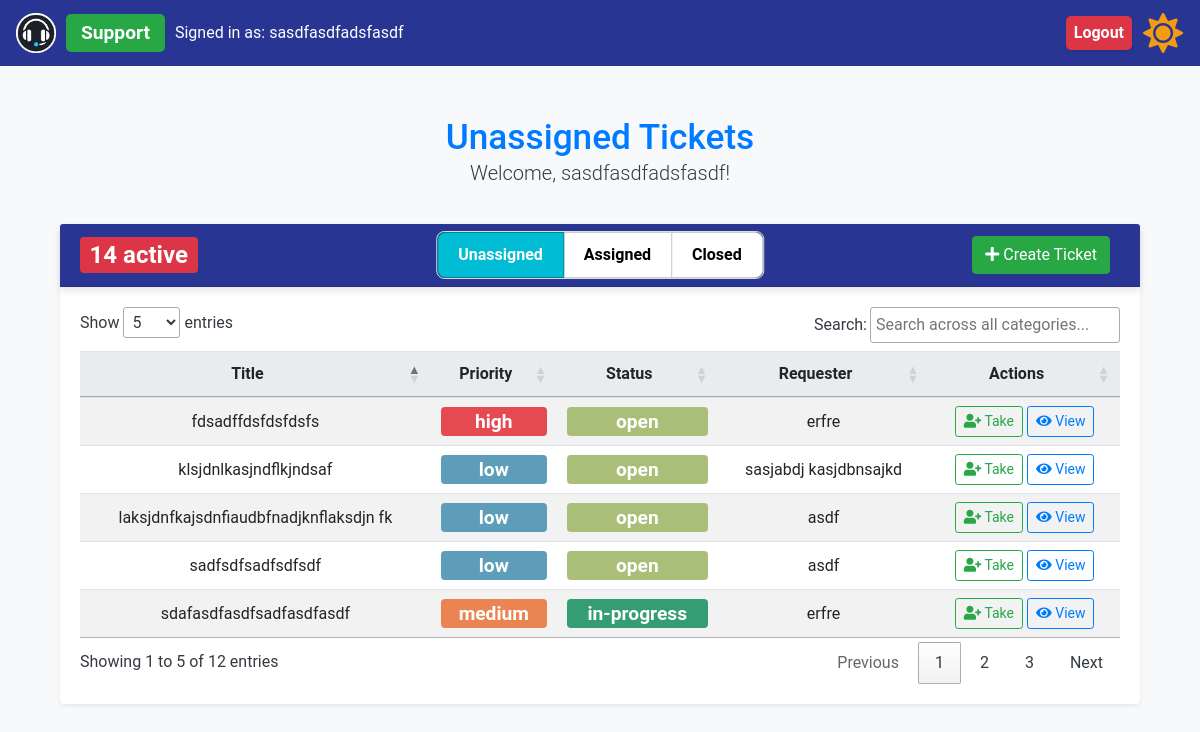
The page /unassigned_tickets (signed in) on the database as committed earlier.
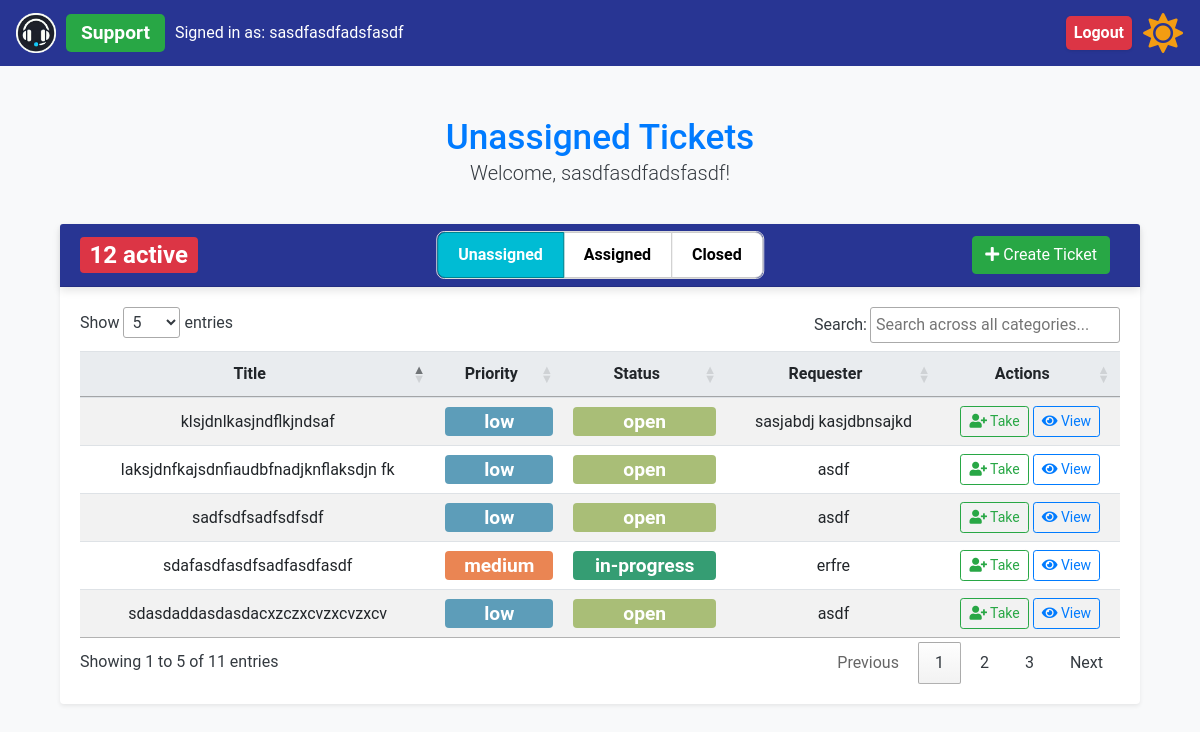
The same page on the database as committed later.
### app/models.py (models this page shows, shortened)
class Ticket(db.Model):
    id = db.Column(db.Integer, primary_key=True)
    title = db.Column(db.String(150), nullable=False)
    description = db.Column(db.Text, nullable=False)
    status = db.Column(db.String(50), nullable=False)
    priority = db.Column(db.String(50), nullable=False)
    created_at = db.Column(db.DateTime, default=lambda: datetime.now(timezone.utc))
    updated_at = db.Column(
        db.DateTime,
        default=lambda: datetime.now(timezone.utc),
        onupdate=lambda: datetime.now(timezone.utc),
    )
    assigned_to = db.Column(db.Integer, db.ForeignKey("user.id"))
    user_id = db.Column(db.Integer, db.ForeignKey("user.id"))
    creator = db.relationship(
        "User",
        foreign_keys=[user_id],
        back_populates="created_tickets",
        overlaps="assigned_tickets,comments",
    )
    assignee = db.relationship(
        "User",
        foreign_keys=[assigned_to],
        back_populates="assigned_tickets",
        overlaps="created_tickets,comments",
    )
    ticket_comments = db.relationship("Comment", back_populates="ticket")

class User(UserMixin, db.Model):
    id = db.Column(db.Integer, primary_key=True)
    name = db.Column(db.String(150), nullable=False)
    email = db.Column(db.String(150), unique=True, nullable=False)
    password_hash = db.Column(db.String(150), nullable=False)
    role = db.Column(db.String(50), nullable=False)
    created_tickets = db.relationship(
        "Ticket",
        foreign_keys="Ticket.user_id",
        back_populates="creator",
        overlaps="assigned_tickets,comments",
    )
    assigned_tickets = db.relationship(
        "Ticket",
        foreign_keys="Ticket.assigned_to",
        back_populates="assignee",
        overlaps="created_tickets,comments",
    )
    user_comments = db.relationship(
        "Comment", back_populates="commenter", overlaps="commenter,comments"
    )

### app/routes.py (the view, shortened to what this page needs)
@bp.route("/unassigned_tickets", methods=["GET", "POST"])
@login_required
def unassigned_tickets():
    if current_user.role != "support" and current_user.role != "admin":
        flash("Only support staff and admins can view this page.", "warning")
        return redirect(url_for("main.all_tickets"))
    unassigned_tickets = Ticket.query.filter_by(assigned_to=None).all()
    print(f"Unassigned tickets: {unassigned_tickets}")
    support_staff = User.query.filter(User.role.in_(["admin", "support"])).all()
    return render_template(
        "unassigned_tickets.html",
        unassigned_tickets=unassigned_tickets,
        support_staff=support_staff,
        view="unassigned",
    )

### app/__init__.py (called while the page is built)
def create_app(config=None):
    app = Flask(__name__, instance_relative_config=True)
    if config:
        app.config.from_object(config)
    else:
        app.config.from_pyfile("config.py")  # Default to development config
    db.init_app(app)
    login_manager.init_app(app)
    migrate.init_app(app, db)
    csrf.init_app(app)  # Initialize CSRF protection with the app
    moment.init_app(app)  # Initialize Flask-Moment with the app
    from .models import User  # Ensure User model is correctly defined
    @login_manager.user_loader
    def load_user(user_id):
        return User.query.get(int(user_id))
    from .routes import bp  # Ensure bp is defined as a Blueprint in routes.py
    app.register_blueprint(bp)
    return app

### app/templates/unassigned_tickets.html (shortened to what this page needs)
{% extends "base.html" %}
{% block content %}
<div class="container mt-5">
  <div class="row mb-2">
    <div class="col-12 text-center">
      <h2 class="text-primary mb-0">Unassigned Tickets</h2>
      <p class="lead">Welcome, {{ current_user.name }}!</p>
    </div>
  </div>
  <div class="card shadow-sm">
    <div class="card-header bg-primary text-white d-flex justify-content-between align-items-center position-relative">
      <div class="d-flex align-items-center">
        <span class="badge {{ badge_class }}">
          {{ open_tickets_count }} active
        </span>
      </div>
      <div class="toggle-buttons">
        <div class="btn-group toggle-group" role="group" aria-label="Ticket Status Toggle">
          <a href="{{ url_for('main.unassigned_tickets') }}" class="btn btn-toggle {% if view == 'unassigned' %}active{% endif %}">
            Unassigned
          </a>
          <a href="{{ url_for('main.assigned_tickets') }}" class="btn btn-toggle {% if view == 'assigned' %}active{% endif %}">
            Assigned
          </a>
          <a href="{{ url_for('main.closed_tickets') }}" class="btn btn-toggle {% if view == 'closed' %}active{% endif %}">
            Closed
          </a>
        </div>
      </div>
      <div class="ms-auto">
        <a class="btn btn-success" href="{{ url_for('main.create_ticket', referrer=request.path) }}">
          <i class="fas fa-plus"></i> Create Ticket
        </a>
      </div>
    </div>
    <div class="card-body">
      <table id="tickets-table" class="table table-striped table-hover">
        <thead>
          <tr>
            <th class="text-center">Title</th>
            <th class="text-center">Priority</th>
            <th class="text-center">Status</th>
            <th class="text-center">Requester</th>
            <th class="text-center">Actions</th>
          </tr>
        </thead>
        <tbody>
          {% if unassigned_tickets|length == 0 %}
          <tr>
            <td class="text-center">-</td>
            <td class="text-center">-</td>
            <td class="text-center">-</td>
            {% if current_user.role == 'admin' %}
            <td class="text-center">-</td>
            {% endif %}
            <td class="text-center">-</td>
            <td class="text-center">No tickets available</td>
          </tr>
          {% else %}
          {% for ticket in unassigned_tickets %}
          <tr>
            <td class="text-center">{{ ticket.title }}</td>
            <td class="text-center">
              <span class="badge dashboard-badge priority-{{ ticket.priority }}">
                  {{ ticket.priority }}
              </span>
          </td>
          <td class="text-center">
            <span class="badge dashboard-badge status-{{ ticket.status }}">
              {{ ticket.status }}
              </span>
          </td>
            <td class="text-center">{{ ticket.creator.name }}</td>
            <td class="text-center">
              {% if current_user.role == 'support' %}
              <form method="POST" action="{{ url_for('main.unassigned_tickets') }}" style="display: inline">
                <button type="submit" class="btn btn-outline-success btn-sm">
                  <i class="fas fa-user-plus"></i> Take
                </button>
              </form>
              {% endif %}
              <a href="{{ url_for('main.ticket_details', ticket_id=ticket.id) }}" class="btn btn-outline-primary btn-sm">
                <i class="fas fa-eye"></i> View
              </a>
            </td>
          </tr>
          {% endfor %}
          {% endif %}
        </tbody>
      </table>
    </div>
  </div>
</div>
{% endblock %}

Rows that differ between the two databases and show on the page:
removed Ticket: title "fdsadffdsfdsfdsfs", priority "high", status "open", creator.name "erfre"
now on this page (row unchanged): Ticket: title "sdasdaddasdasdacxzczxcvzxcvzxcv", priority "low", status "open", creator.name "asdf"
Other text that changed with them:
{{ open_tickets_count }}: "14" → "12"
text written by a page script: "Show entries Search: Showing 1 to 5 of 12 entries Previous 1 2 3 Next" → "Show entries Search: Showing 1 to 5 of 11 entries Previous 1 2 3 Next"
